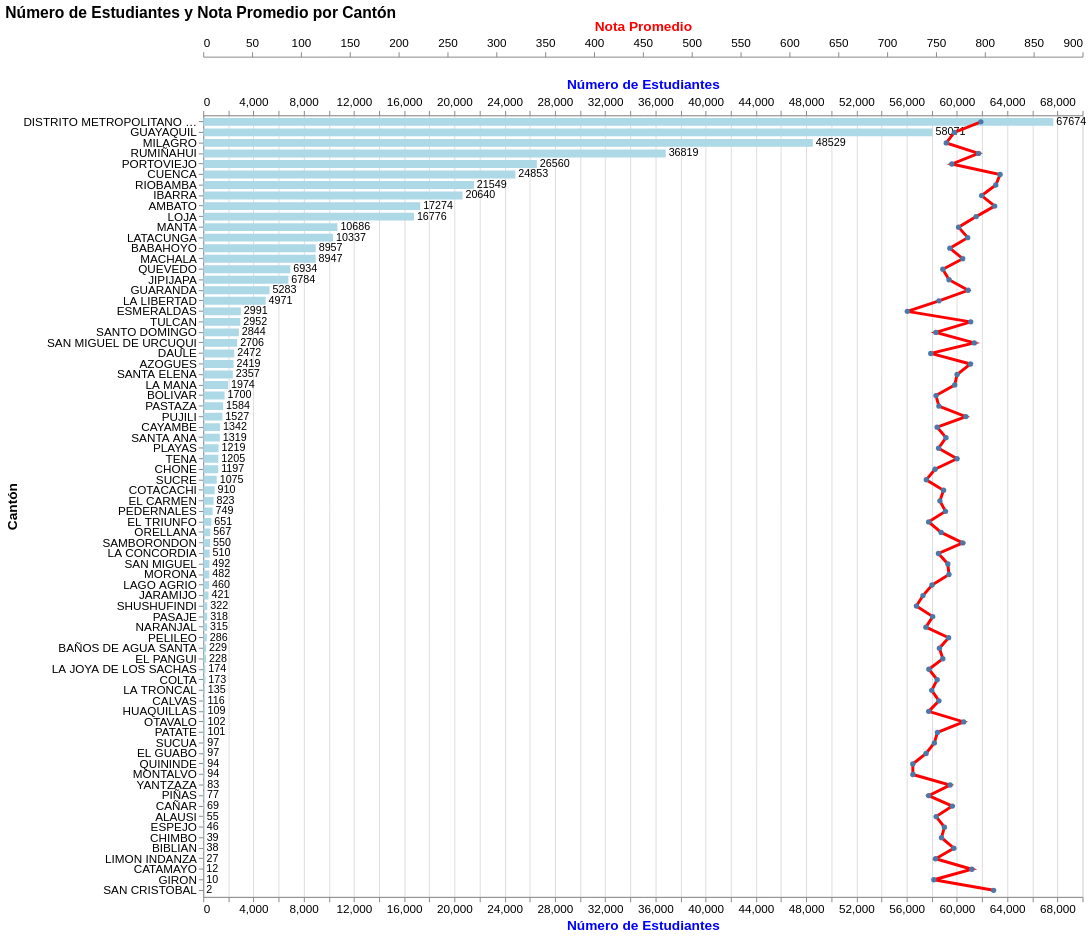

The cell this chart's notebook holds for it:
### Code cell
import altair as alt
import pandas as pd

# Agrupar datos por cantón
canton_agg_data = df_concatenated.groupby('CANTON').agg(
    Numero_de_Estudiantes=('INS_ID', 'nunique'),
    Nota_Promedio=('NOTA_POSTULA', 'mean')
).reset_index()

# Ordenar por número de estudiantes
canton_agg_data_sorted = canton_agg_data.sort_values('Numero_de_Estudiantes', ascending=False)

# Calcular altura proporcional, pero no excesiva
n_cantones = len(canton_agg_data_sorted)
altura = max(400, min(25 * n_cantones, 800))  # entre 400 y 800 px según cantidad de cantones

# Barra: número de estudiantes
bars = alt.Chart(canton_agg_data_sorted).mark_bar(color='lightblue').encode(
    y=alt.Y(
        'CANTON',
        sort=alt.EncodingSortField(field='Numero_de_Estudiantes', order='descending'),
        axis=alt.Axis(title='Cantón'),
        scale=alt.Scale(padding=0.25)  # separación moderada entre barras
    ),
    x=alt.X('Numero_de_Estudiantes', title='Número de Estudiantes', axis=alt.Axis(titleColor='blue')),
    tooltip=['CANTON', 'Numero_de_Estudiantes', alt.Tooltip('Nota_Promedio', format='.2f')]
)

# Texto sobre las barras
labels = bars.mark_text(
    align='left',
    baseline='middle',
    dx=3,
    size=11
).encode(
    text='Numero_de_Estudiantes:Q'
)

# Línea: nota promedio en eje X secundario
line = alt.Chart(canton_agg_data_sorted).mark_line(color='red', size=3, point=True).encode(
    y=alt.Y(
        'CANTON',
        sort=alt.EncodingSortField(field='Numero_de_Estudiantes', order='descending'),
        scale=alt.Scale(padding=0.25)
    ),
    x=alt.X('Nota_Promedio', title='Nota Promedio', axis=alt.Axis(titleColor='red', offset=60)),
    tooltip=['CANTON', 'Numero_de_Estudiantes', alt.Tooltip('Nota_Promedio', format='.2f')]
)

# Combinar capas
final_chart = alt.layer(
    bars,
    labels,
    line
).resolve_scale(
    x='independent'
).properties(
    title=alt.TitleParams(
        text='Número de Estudiantes y Nota Promedio por Cantón',
        anchor='start',
        fontSize=16,
        dy=5
    ),
    width=900,
    height=altura
).configure_axis(
    labelFontSize=12,
    titleFontSize=14
).interactive()

final_chart

### Figure 1 — Vega-Lite specification as saved in the notebook (floating-point values rounded to 4 significant figures)
{"config": {"view": {"continuousWidth": 300, "continuousHeight": 300}, "axis": {"labelFontSize": 12, "titleFontSize": 14}}, "layer": [{"mark": {"type": "bar", "color": "lightblue"}, "encoding": {"tooltip": [{"field": "CANTON", "type": "nominal"}, {"field": "Numero_de_Estudiantes", "type": "quantitative"}, {"field": "Nota_Promedio", "format": ".2f", "type": "quantitative"}], "x": {"axis": {"titleColor": "blue"}, "field": "Numero_de_Estudiantes", "title": "Número de Estudiantes", "type": "quantitative"}, "y": {"axis": {"title": "Cantón"}, "field": "CANTON", "scale": {"padding": 0.25}, "sort": {"field": "Numero_de_Estudiantes", "order": "descending"}, "type": "nominal"}}, "name": "view_1"}, {"mark": {"type": "text", "align": "left", "baseline": "middle", "dx": 3, "size": 11}, "encoding": {"text": {"field": "Numero_de_Estudiantes", "type": "quantitative"}, "tooltip": [{"field": "CANTON", "type": "nominal"}, {"field": "Numero_de_Estudiantes", "type": "quantitative"}, {"field": "Nota_Promedio", "format": ".2f", "type": "quantitative"}], "x": {"axis": {"titleColor": "blue"}, "field": "Numero_de_Estudiantes", "title": "Número de Estudiantes", "type": "quantitative"}, "y": {"axis": {"title": "Cantón"}, "field": "CANTON", "scale": {"padding": 0.25}, "sort": {"field": "Numero_de_Estudiantes", "order": "descending"}, "type": "nominal"}}}, {"mark": {"type": "line", "color": "red", "point": true, "size": 3}, "encoding": {"tooltip": [{"field": "CANTON", "type": "nominal"}, {"field": "Numero_de_Estudiantes", "type": "quantitative"}, {"field": "Nota_Promedio", "format": ".2f", "type": "quantitative"}], "x": {"axis": {"offset": 60, "titleColor": "red"}, "field": "Nota_Promedio", "title": "Nota Promedio", "type": "quantitative"}, "y": {"field": "CANTON", "scale": {"padding": 0.25}, "sort": {"field": "Numero_de_Estudiantes", "order": "descending"}, "type": "nominal"}}}], "data": {"name": "data-870876db19d559e6b83724e542cccd42"}, "height": 800, "params": [{"name": "param_1", "select": {"type": "interval", "encodings": ["x", "y"]}, "bind": "scales", "views": ["view_1"]}], "resolve": {"scale": {"x": "independent"}}, "title": {"text": "Número de Estudiantes y Nota Promedio por Cantón", "anchor": "start", "dy": 5, "fontSize": 16}, "width": 900, "$schema": "https://vega.github.io/schema/vega-lite/v5.20.1.json", "datasets": {"data-870876db19d559e6b83724e542cccd42": [{"CANTON": "DISTRITO METROPOLITANO DE QUITO", "Numero_de_Estudiantes": 67674, "Nota_Promedio": 795.9}, {"CANTON": "GUAYAQUIL", "Numero_de_Estudiantes": 58071, "Nota_Promedio": 768.9}, {"CANTON": "MILAGRO", "Numero_de_Estudiantes": 48529, "Nota_Promedio": 760.5}, {"CANTON": "RUMIÑAHUI", "Numero_de_Estudiantes": 36819, "Nota_Promedio": 793.6}, {"CANTON": "PORTOVIEJO", "Numero_de_Estudiantes": 26560, "Nota_Promedio": 766.3}, {"CANTON": "CUENCA", "Numero_de_Estudiantes": 24853, "Nota_Promedio": 815.6}, {"CANTON": "RIOBAMBA", "Numero_de_Estudiantes": 21549, "Nota_Promedio": 811.2}, {"CANTON": "IBARRA", "Numero_de_Estudiantes": 20640, "Nota_Promedio": 796.7}, {"CANTON": "AMBATO", "Numero_de_Estudiantes": 17274, "Nota_Promedio": 810.1}, {"CANTON": "LOJA", "Numero_de_Estudiantes": 16776, "Nota_Promedio": 791.1}, {"CANTON": "MANTA", "Numero_de_Estudiantes": 10686, "Nota_Promedio": 773.1}, {"CANTON": "LATACUNGA", "Numero_de_Estudiantes": 10337, "Nota_Promedio": 782.5}, {"CANTON": "BABAHOYO", "Numero_de_Estudiantes": 8957, "Nota_Promedio": 764.2}, {"CANTON": "MACHALA", "Numero_de_Estudiantes": 8947, "Nota_Promedio": 777.3}, {"CANTON": "QUEVEDO", "Numero_de_Estudiantes": 6934, "Nota_Promedio": 757.0}, {"CANTON": "JIPIJAPA", "Numero_de_Estudiantes": 6784, "Nota_Promedio": 763.4}, {"CANTON": "GUARANDA", "Numero_de_Estudiantes": 5283, "Nota_Promedio": 782.9}, {"CANTON": "LA LIBERTAD", "Numero_de_Estudiantes": 4971, "Nota_Promedio": 753.1}, {"CANTON": "ESMERALDAS", "Numero_de_Estudiantes": 2991, "Nota_Promedio": 720.7}, {"CANTON": "TULCAN", "Numero_de_Estudiantes": 2952, "Nota_Promedio": 785.6}, {"CANTON": "SANTO DOMINGO", "Numero_de_Estudiantes": 2844, "Nota_Promedio": 749.9}, {"CANTON": "SAN MIGUEL DE URCUQUI", "Numero_de_Estudiantes": 2706, "Nota_Promedio": 789.2}, {"CANTON": "DAULE", "Numero_de_Estudiantes": 2472, "Nota_Promedio": 744.7}, {"CANTON": "AZOGUES", "Numero_de_Estudiantes": 2419, "Nota_Promedio": 785.3}, {"CANTON": "SANTA ELENA", "Numero_de_Estudiantes": 2357, "Nota_Promedio": 771.6}, {"CANTON": "LA MANA", "Numero_de_Estudiantes": 1974, "Nota_Promedio": 769.2}, {"CANTON": "BOLIVAR", "Numero_de_Estudiantes": 1700, "Nota_Promedio": 750.0}, {"CANTON": "PASTAZA", "Numero_de_Estudiantes": 1584, "Nota_Promedio": 753.0}, {"CANTON": "PUJILI", "Numero_de_Estudiantes": 1527, "Nota_Promedio": 780.6}, {"CANTON": "CAYAMBE", "Numero_de_Estudiantes": 1342, "Nota_Promedio": 751.2}, {"CANTON": "SANTA ANA", "Numero_de_Estudiantes": 1319, "Nota_Promedio": 760.3}, {"CANTON": "PLAYAS", "Numero_de_Estudiantes": 1219, "Nota_Promedio": 752.7}, {"CANTON": "TENA", "Numero_de_Estudiantes": 1205, "Nota_Promedio": 771.5}, {"CANTON": "CHONE", "Numero_de_Estudiantes": 1197, "Nota_Promedio": 749.1}, {"CANTON": "SUCRE", "Numero_de_Estudiantes": 1075, "Nota_Promedio": 740.1}, {"CANTON": "COTACACHI", "Numero_de_Estudiantes": 910, "Nota_Promedio": 757.7}, {"CANTON": "EL CARMEN", "Numero_de_Estudiantes": 823, "Nota_Promedio": 754.0}, {"CANTON": "PEDERNALES", "Numero_de_Estudiantes": 749, "Nota_Promedio": 759.7}, {"CANTON": "EL TRIUNFO", "Numero_de_Estudiantes": 651, "Nota_Promedio": 742.5}, {"CANTON": "ORELLANA", "Numero_de_Estudiantes": 567, "Nota_Promedio": 755.3}, {"CANTON": "SAMBORONDON", "Numero_de_Estudiantes": 550, "Nota_Promedio": 777.4}, {"CANTON": "LA CONCORDIA", "Numero_de_Estudiantes": 510, "Nota_Promedio": 752.5}, {"CANTON": "SAN MIGUEL", "Numero_de_Estudiantes": 492, "Nota_Promedio": 762.2}, {"CANTON": "MORONA", "Numero_de_Estudiantes": 482, "Nota_Promedio": 763.3}, {"CANTON": "LAGO AGRIO", "Numero_de_Estudiantes": 460, "Nota_Promedio": 746.0}, {"CANTON": "JARAMIJO", "Numero_de_Estudiantes": 421, "Nota_Promedio": 736.7}, {"CANTON": "SHUSHUFINDI", "Numero_de_Estudiantes": 322, "Nota_Promedio": 730.0}, {"CANTON": "PASAJE", "Numero_de_Estudiantes": 318, "Nota_Promedio": 746.7}, {"CANTON": "NARANJAL", "Numero_de_Estudiantes": 315, "Nota_Promedio": 739.7}, {"CANTON": "PELILEO", "Numero_de_Estudiantes": 286, "Nota_Promedio": 762.9}, {"CANTON": "BAÑOS DE AGUA SANTA", "Numero_de_Estudiantes": 229, "Nota_Promedio": 753.5}, {"CANTON": "EL PANGUI", "Numero_de_Estudiantes": 228, "Nota_Promedio": 757.0}, {"CANTON": "LA JOYA DE LOS SACHAS", "Numero_de_Estudiantes": 174, "Nota_Promedio": 742.8}, {"CANTON": "COLTA", "Numero_de_Estudiantes": 173, "Nota_Promedio": 751.3}, {"CANTON": "LA TRONCAL", "Numero_de_Estudiantes": 135, "Nota_Promedio": 745.7}, {"CANTON": "CALVAS", "Numero_de_Estudiantes": 116, "Nota_Promedio": 753.1}, {"CANTON": "HUAQUILLAS", "Numero_de_Estudiantes": 109, "Nota_Promedio": 742.5}, {"CANTON": "OTAVALO", "Numero_de_Estudiantes": 102, "Nota_Promedio": 778.3}, {"CANTON": "PATATE", "Numero_de_Estudiantes": 101, "Nota_Promedio": 751.5}, {"CANTON": "SUCUA", "Numero_de_Estudiantes": 97, "Nota_Promedio": 748.3}, {"CANTON": "EL GUABO", "Numero_de_Estudiantes": 97, "Nota_Promedio": 739.9}, {"CANTON": "QUININDE", "Numero_de_Estudiantes": 94, "Nota_Promedio": 726.3}, {"CANTON": "MONTALVO", "Numero_de_Estudiantes": 94, "Nota_Promedio": 726.4}, {"CANTON": "YANTZAZA", "Numero_de_Estudiantes": 83, "Nota_Promedio": 764.5}, {"CANTON": "PIÑAS", "Numero_de_Estudiantes": 77, "Nota_Promedio": 742.5}, {"CANTON": "CAÑAR", "Numero_de_Estudiantes": 69, "Nota_Promedio": 766.7}, {"CANTON": "ALAUSI", "Numero_de_Estudiantes": 55, "Nota_Promedio": 750.2}, {"CANTON": "ESPEJO", "Numero_de_Estudiantes": 46, "Nota_Promedio": 758.6}, {"CANTON": "CHIMBO", "Numero_de_Estudiantes": 39, "Nota_Promedio": 755.7}, {"CANTON": "BIBLIAN", "Numero_de_Estudiantes": 38, "Nota_Promedio": 768.3}, {"CANTON": "LIMON INDANZA", "Numero_de_Estudiantes": 27, "Nota_Promedio": 749.6}, {"CANTON": "CATAMAYO", "Numero_de_Estudiantes": 12, "Nota_Promedio": 786.8}, {"CANTON": "GIRON", "Numero_de_Estudiantes": 10, "Nota_Promedio": 747.8}, {"CANTON": "SAN CRISTOBAL", "Numero_de_Estudiantes": 2, "Nota_Promedio": 809.0}]}}
